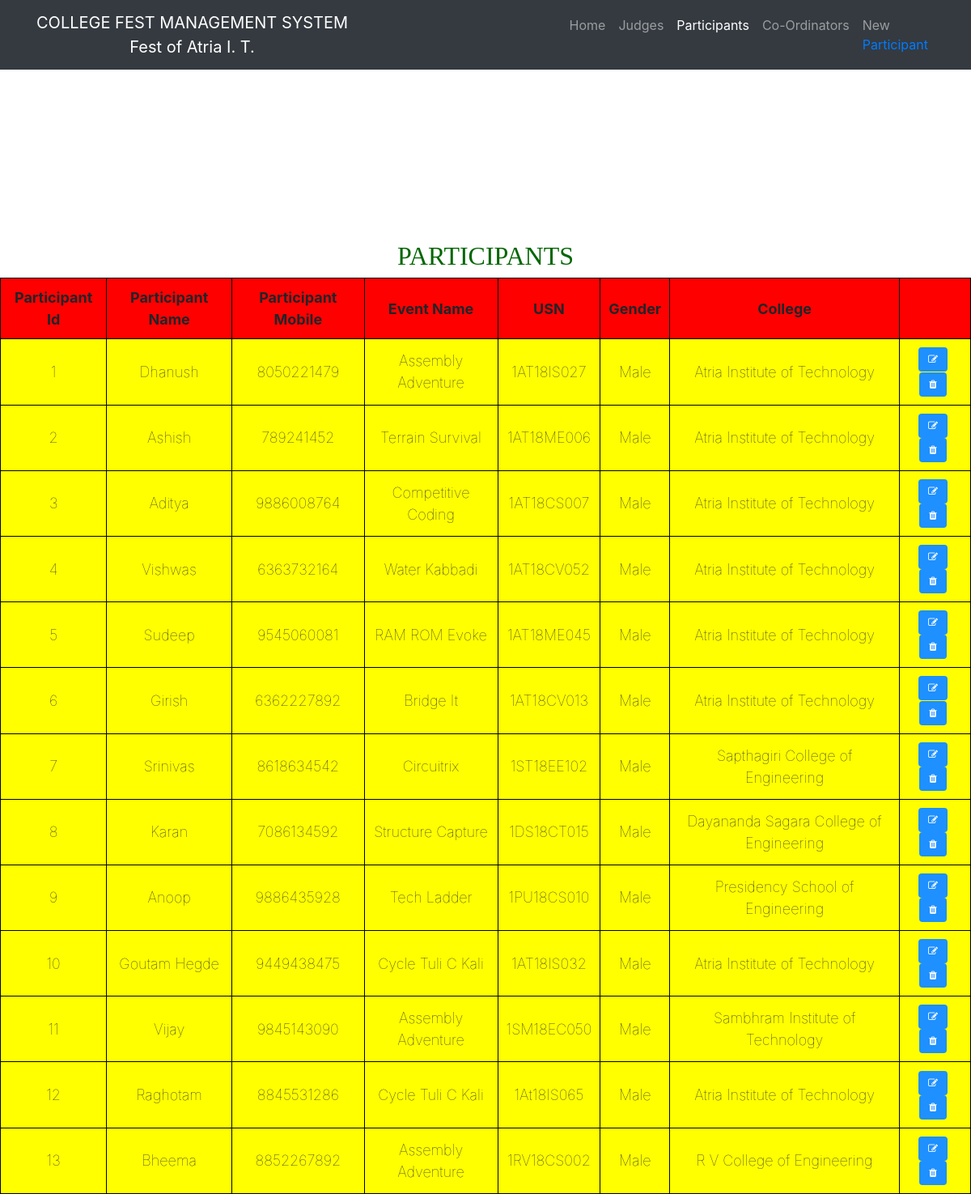
Screenshot of /participants.php with the database file from the repository.
### tables this page shows
CREATE TABLE `participant` (
  `PId` int(11) NOT NULL,
  `PName` varchar(30) NOT NULL,
  `PMobile` varchar(15) DEFAULT NULL,
  `EventId` int(11) NOT NULL,
  `USN` varchar(15) NOT NULL,
  `Gender` varchar(10) DEFAULT NULL,
  `College` varchar(50) NOT NULL
);

CREATE TABLE `event` (
  `EventId` int(11) NOT NULL,
  `EventName` varchar(50) NOT NULL,
  `RegFees` float(5,2) DEFAULT NULL,
  `CodId` int(11) NOT NULL,
  `DeptId` int(11) NOT NULL,
  `Venue` varchar(30) DEFAULT NULL,
  `TIME` varchar(10) DEFAULT NULL,
  `JudgeId` int(11) DEFAULT NULL
);

### participants.php (the view, shortened to what this page needs)
<?php
$user = 'root';
$password = '';
$database = 'festmanagement';
$servername='localhost:3306';
$mysqli = new mysqli($servername, $user,
                $password, $database);
$sql = "SELECT * FROM Participant p JOIN Event e on p.EventId=e.EventId; ";
$result = $mysqli->query($sql);
?>
<!DOCTYPE html>
<html lang="en">
<head>
    <link href="vendor/bootstrap/css/bootstrap.min.css" rel="stylesheet">
    <link href="css/heroic-features.css" rel="stylesheet">
    <link rel="stylesheet" href="https://cdnjs.cloudflare.com/ajax/libs/font-awesome/4.7.0/css/font-awesome.min.css">
</head>
<body>
    <nav class="navbar navbar-expand-lg navbar-dark bg-dark fixed-top">
      <div class="container">
          <a class="navbar-brand" href="homepage.php"><center>COLLEGE FEST MANAGEMENT SYSTEM<br>Fest of Atria I. T.</center></a>
        <div class="collapse navbar-collapse" id="navbarResponsive">
          <ul class="navbar-nav ml-auto">
            <li class="nav-item">
                <a class="nav-link" href="homepage.php">Home
              </a>
            </li>
            <li class="nav-item" >
                <a class="nav-link" href="judges.php">Judges</a>
            </li>
            <li class="nav-item active">
                <a class="nav-link" href="participants.php">Participants</a>
            </li>
            <li class="nav-item">
                <a class="nav-link" href="coordinators.php">Co-Ordinators</a>
            </li>
            <li class="nav-item">
                <div class="nav-link dropdown">New
                    <div class="dropdown-content">
                            <a href="addparticipant.php">Participant</a>
                    </div>
                </div>
            </li>
          </ul>
        </div>
      </div>
    </nav>
    <section>
        <h1>PARTICIPANTS</h1>
        <table>
            <tr>
                <th>Participant Id</th>
                <th>Participant Name</th>
                <th>Participant Mobile</th>
                <th>Event Name</th>
                <th>USN</th>
                <th>Gender</th>
                <th>College</th>
                <th></th>
            </tr>
            <?php
                while($rows=$result->fetch_assoc())
                {
            echo "<tr>";
                echo "<td>".$rows['PId']."</td>";
                echo "<td>".$rows['PName']."</td>";
                echo "<td>".$rows['PMobile']."</td>";
                echo "<td>".$rows['EventName']."</td>";
                echo "<td>".$rows['USN']."</td>";
                echo "<td>".$rows['Gender']."</td>";
                echo "<td>".$rows['College']."</td>";
                echo "<td><a href='updateparticipant.php?id=".$rows['PId']."' title='Edit' class='btn'><i class='fa fa-edit'></i></a><a href='deleteparticipant.php?id=".$rows['PId']."' title='Delete' class='btn'><i class='fa fa-trash'></i></a></td>";
            echo "<tr>";
                }
             ?>
        </table>
    </section>
</body>
</html>

### css/heroic-features.css (style rules this page uses)
body { padding-top: 54px; }
@media (min-width: 992px) { body { padding-top: 297px; } }

### participants.php (style rules this page uses)
table { margin: 0 auto; font-size: large; border: 1px solid black; }
h1 { text-align: center; color: #006600; font-size: xx-large; font-family: 'Gill Sans', 'Gill Sans MT', ' Calibri', 'Trebuchet MS', 'sans-serif'; }
td { background-color: yellow; border: 1px solid black; }
th, td { font-weight: bold; border: 1px solid black; padding: 10px; text-align: center; }
th { background-color: red; }
td { font-weight: lighter; }
.btn { background-color: DodgerBlue; border: none; color: white; font-size: 12px; cursor: pointer; margin-right: 5px; }

### rows the page displays
participant: PId "1", PName "Dhanush", PMobile "8050221479", event.EventName "Assembly Adventure", USN "1AT18IS027", Gender "Male", College "Atria Institute of Technology"
participant: PId "2", PName "Ashish", PMobile "789241452", event.EventName "Terrain Survival", USN "1AT18ME006", Gender "Male", College "Atria Institute of Technology"
participant: PId "3", PName "Aditya", PMobile "9886008764", event.EventName "Competitive Coding", USN "1AT18CS007", Gender "Male", College "Atria Institute of Technology"
participant: PId "4", PName "Vishwas", PMobile "6363732164", event.EventName "Water Kabbadi", USN "1AT18CV052", Gender "Male", College "Atria Institute of Technology"
participant: PId "5", PName "Sudeep", PMobile "9545060081", event.EventName "RAM ROM Evoke", USN "1AT18ME045", Gender "Male", College "Atria Institute of Technology"
participant: PId "6", PName "Girish", PMobile "6362227892", event.EventName "Bridge It", USN "1AT18CV013", Gender "Male", College "Atria Institute of Technology"
participant: PId "7", PName "Srinivas", PMobile "8618634542", event.EventName "Circuitrix", USN "1ST18EE102", Gender "Male", College "Sapthagiri College of Engineering"
participant: PId "8", PName "Karan", PMobile "7086134592", event.EventName "Structure Capture", USN "1DS18CT015", Gender "Male", College "Dayananda Sagara College of Engineering"
participant: PId "9", PName "Anoop", PMobile "9886435928", event.EventName "Tech Ladder", USN "1PU18CS010", Gender "Male", College "Presidency School of Engineering"
participant: PId "10", PName "Goutam Hegde", PMobile "9449438475", event.EventName "Cycle Tuli C Kali", USN "1AT18IS032", Gender "Male", College "Atria Institute of Technology"
participant: PId "11", PName "Vijay", PMobile "9845143090", event.EventName "Assembly Adventure", USN "1SM18EC050", Gender "Male", College "Sambhram Institute of Technology"
participant: PId "12", PName "Raghotam", PMobile "8845531286", event.EventName "Cycle Tuli C Kali", USN "1At18IS065", Gender "Male", College "Atria Institute of Technology"
participant: PId "13", PName "Bheema", PMobile "8852267892", event.EventName "Assembly Adventure", USN "1RV18CS002", Gender "Male", College "R V College of Engineering"
